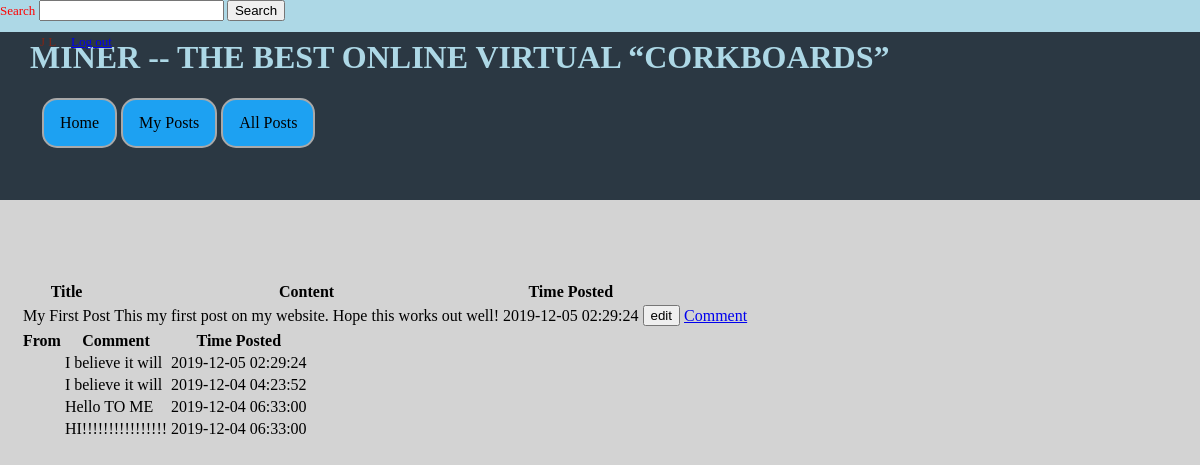
Screenshot of /post.php?postID=2 (signed in) with the database file from the repository.
### tables this page shows
CREATE TABLE IF NOT EXISTS posts (
	postID int NOT NULL AUTO_INCREMENT,
	userID int,
	Title varchar(255),
	Content TEXT,
	TimeCreated TIMESTAMP,
	PRIMARY KEY( postID ),
	FOREIGN KEY (userID) REFERENCES users(userID)
);

CREATE TABLE IF NOT EXISTS comments (
	commentID int NOT NULL AUTO_INCREMENT,
	userID int NOT NULL,
	postID int NOT NULL,
	Content TEXT,
	TimeCreated TIMESTAMP,
	PRIMARY KEY( commentID, postID ),
	FOREIGN KEY (userID) REFERENCES users(userID),
	FOREIGN KEY (postID) REFERENCES posts(postID)
);

### post.php (the view, shortened to what this page needs)
<!DOCTYPE html>
<html lang="en-US">
<head>
	<link rel="stylesheet" type="text/css" href="header.css" />
</head>
<body>
	<?php
	  $path = "";
	  $thisPage = "mypost";
	  if (isset($_SESSION["passwordVerified"])) {
			if ($_SESSION["passwordVerified"] == TRUE) {
				include 'header_afterloggedin.php';
			}
			else{
				include 'templateHeader.php';
			}
		}
		else{
			include 'templateHeader.php';
			header("Location: login.php");
		}
	?>
	<main>
	<?php if (isset($_SESSION["passwordVerified"])): ?>
		<?php if ($_SESSION["passwordVerified"] == TRUE): ?>
			<table>
				<thead>
				<tr>
					<th>Title</th>
					<th>Content</th>
					<th>Time Posted</th>
				</tr>
				</thead>
				<tbody>
				<?php
					getPost($_GET["postID"], $_SESSION['userID']);
				?>
				</tbody>
			</table>
			<table>
				<thead>
				<tr>
					<th>From</th>
					<th>Comment</th>
					<th>Time Posted</th>
				</tr>
				</thead>
				<tbody>
				<?php
					getPostCommentsAndLikes($_GET["postID"]);
				?>
				</tbody>
			</table>
		<?php else: ?>
			<p>Please Log in.</p>
		<?php endif ?>
	<?php else: ?>
		<p>Please Log in.</p>
	<?php endif ?>
	</main>
</body>
</html>
<?php
function getPostCommentsAndLikes($postID,$Limit = 20,$Offset = 0 )
{
	include 'connect.php';
	$querycheck="SELECT comments.* FROM `comments`, `posts` WHERE comments.postID = ? AND posts.postID = ? LIMIT ?, ?";
	$stmt = $mysqli->prepare( $querycheck );
	$stmt->bind_param( "iiii", $pID, $pID, $Off, $lim);
	$stmt->execute();
	$res = $stmt->get_result();
	while ($row = mysqli_fetch_array($res)) {
		echo "<tr>";
		echo "<td>" . $row["email"] . "</td>";
		echo "<td>" . $row["Content"] . "</td>";
		echo "<td>" . $row["TimeCreated"] . "</td>";
		echo "</tr>";
	}
}
function getPost($postID, $userid, $Limit = 20, $Offset = 0)
{
	include 'connect.php';
	$querycheck="SELECT * FROM `posts` WHERE postID = ? ORDER BY TimeCreated DESC LIMIT ?, ?";
	$stmt = $mysqli->prepare( $querycheck );
	$stmt->bind_param( "iii", $pID, $Off, $lim);
	$pID = $postID;
	$Off = $Offset;
	$lim = $Limit;
	$stmt->execute();
	$res = $stmt->get_result();
	while ($row = mysqli_fetch_array($res)) {
		echo "<tr>";
		echo "<td>" . $row["Title"] . "</td>";
		echo "<td>" . $row["Content"] . "</td>";
		echo "<td>" . $row["TimeCreated"] . "</td>";
		if($row['userID'] == $_SESSION['userID']){
			echo '<td><input type="button" name="edit" value="edit"></td>';
		}
		echo '<td><a href=\'comment.php?pid='.$row['postID'].'&uid='.$userid.'\' class="comment" id="' . $row['postID'] . '">Comment</a></td>';
		echo "</tr>";
	}
}
?>

### header_afterloggedin.php (shortened to what this page needs)
<link rel="stylesheet" type="text/css" href="header.css" />
<div id="top-nav" style="background-color:lightBlue">
	<form id="searchform" method="GET">
		<label for="search" style="color:red">Search</label>
		<input id="search" name="search" type="text" value="" maxlength="150">
		<input type="submit" id="search-button" value="Search">
	</form>
	<ul id="left-ul" style="list-style-type:none">
		<li id="name"><?php echo $_SESSION["userfname"] ." ". $_SESSION["userlname"]. "  ";?></li>
		<li class="left-ul-li">
			<a id="logout" href="logout_submit.php">Log out</a>
		</li>
	</ul>
</div>
<div class="navigation-div">
<header>
	<br><h1 style="color:lightBlue;">MINER -- THE BEST ONLINE VIRTUAL “CORKBOARDS”</h1>
	</header>
	<nav class="navagation-bar">
		<?php
		  $homepath = $path."index.php";
		  $mypostpath = $path."myposts.php";
		  $allpostpath = $path."allposts.php";
	    ?>
		<a class="home"
		<?php if ($thisPage=="home") echo "style=\"background-color: darkBlue;color: white;\""; ?>
		href="<?php echo $homepath; ?>">Home</a>
		<a class="myposts"
		<?php if ($thisPage=="myposts") echo "style=\"background-color: darkBlue;color: white;\""; ?>
		href="<?php echo $mypostpath; ?>">My Posts</a>
		<a class="allposts"
		<?php if ($thisPage=="allposts") echo "style=\"background-color: darkBlue;color: white;\""; ?>
		href="<?php echo $allpostpath; ?>">All Posts</a>
	</nav>
</div>

### header.css (style rules this page uses)
body { margin:0px; background-color: lightGrey; }
main { position: absolute; top: 35%; margin-right: 10px; margin-left: 20px; }
#top-nav { direction: ltr; color: lightBlue; font-size: 13px; font-weight: 400; height: 32px; position: fixed; top: 0; left: 0; width: 100%; min-width: 600px; z-index: 99999; background: lightBlue; }
ul#left-ul { width: 30%; }
ul li { display: inline; padding-right: 3%; }
#searchform { display: inline; margin-right: 5px; }
.navigation-div { background-color: #2b3843; height: 25%; width: 100%; position: fixed; }
header { font-family: "Times New Roman", Times, serif; color: lightGrey; font-weight: bold; margin-left: 30px; }
nav { overflow: hidden; margin-left: 40px; }
nav a { float:left; font-size: 16px; color: black; text-align: center; padding: 14px 16px; text-decoration: none; background-color: #1DA1F2; border: solid 2px #1DA1F2; border-radius: 15px; border-color: darkGrey; margin-left: 2px; margin-right: 2px; }
#name { color:rgb(126, 38, 23); padding-right:12px; }

### rows the page displays
posts: Title "My First Post", Content "This my first post on my website. Hope this works out well!", TimeCreated "2019-12-05 02:29:24"
comments: Content "I believe it will", TimeCreated "2019-12-05 02:29:24"
comments: Content "I believe it will", TimeCreated "2019-12-04 04:23:52"
comments: Content "Hello TO ME", TimeCreated "2019-12-04 06:33:00"
comments: Content "HI!!!!!!!!!!!!!!!!", TimeCreated "2019-12-04 06:33:00"

### other values shown
$_SESSION["userlname"] "L"
